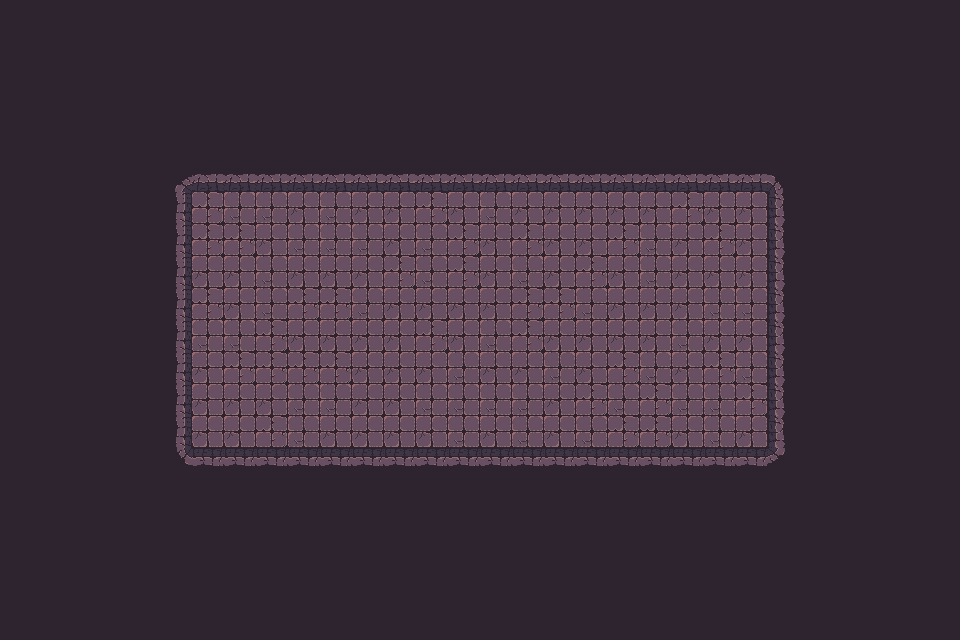

This is a level from a 2D game, rendered from its Tiled map with the project's own tilesets. A one-line summary and the complete map file follow:
An orthogonal 30x20 tile map with 32x32 px tiles, 1 tile layer (Tile layer 1), 2 tilesets and 57 objects.

<map version="1.10" tiledversion="1.11.2" orientation="orthogonal" renderorder="right-down" width="30" height="20" tilewidth="32" tileheight="32" infinite="0" nextlayerid="3" nextobjectid="1">
    <tileset firstgid="1" name="Town Tileset" tilewidth="32" tileheight="32" tilecount="64" columns="8">
        <image source="../../../tiles/World H Tileset.png" trans="ff00ff" width="256" height="256" />
        <tile id="4">
            <objectgroup draworder="index" id="2">
                <object id="1" x="0" y="0" width="32" height="32" />
            </objectgroup>
        </tile>
        <tile id="5">
            <objectgroup draworder="index" id="2">
                <object id="1" x="0" y="0" width="32" height="32" />
            </objectgroup>
        </tile>
        <tile id="6">
            <objectgroup draworder="index" id="2">
                <object id="1" x="0" y="0" width="32" height="32" />
            </objectgroup>
        </tile>
        <tile id="7">
            <objectgroup draworder="index" id="2">
                <object id="1" x="0" y="0" width="32" height="32" />
            </objectgroup>
        </tile>
        <tile id="8">
            <objectgroup draworder="index" id="2">
                <object id="1" x="0" y="0" width="32" height="32" />
            </objectgroup>
        </tile>
        <tile id="10">
            <objectgroup draworder="index" id="2">
                <object id="1" x="0" y="32" width="32" height="0" />
            </objectgroup>
        </tile>
        <tile id="11">
            <objectgroup draworder="index" id="2">
                <object id="1" x="0" y="32" width="32" height="0" />
                <object id="2" x="32" y="0" width="0" height="32" />
            </objectgroup>
        </tile>
        <tile id="12">
            <objectgroup draworder="index" id="2">
                <object id="1" x="32" y="0" width="0" height="32" />
            </objectgroup>
        </tile>
        <tile id="13">
            <objectgroup draworder="index" id="2">
                <object id="1" x="0" y="32" width="32" height="0" />
                <object id="2" x="0" y="32" width="32" height="0" />
                <object id="3" x="0" y="0" width="0" height="32" />
            </objectgroup>
        </tile>
        <tile id="14">
            <objectgroup draworder="index" id="2">
                <object id="1" x="0" y="0" width="0" height="32" />
            </objectgroup>
        </tile>
        <tile id="16">
            <objectgroup draworder="index" id="2">
                <object id="1" x="0" y="0" width="32" height="32" />
            </objectgroup>
        </tile>
        <tile id="24">
            <objectgroup draworder="index" id="2">
                <object id="1" x="0" y="0" width="32" height="32" />
            </objectgroup>
        </tile>
    </tileset>
    <tileset firstgid="65" name="Dungeon Crawler Tileset" tilewidth="32" tileheight="32" tilecount="100" columns="10">
        <image source="../../../tiles/Dungeon_Tile.png" trans="" width="320" height="320" />
        <tile id="2">
            <objectgroup draworder="index" id="2">
                <object id="1" x="0" y="0" width="32" height="32" />
            </objectgroup>
        </tile>
        <tile id="3">
            <objectgroup draworder="index" id="2">
                <object id="1" x="0" y="0" width="32" height="32" />
            </objectgroup>
        </tile>
        <tile id="4">
            <objectgroup draworder="index" id="2">
                <object id="1" x="0" y="0" width="32" height="32" />
            </objectgroup>
        </tile>
        <tile id="5">
            <objectgroup draworder="index" id="2">
                <object id="1" x="0" y="0" width="32" height="32" />
            </objectgroup>
        </tile>
        <tile id="6">
            <objectgroup draworder="index" id="2">
                <object id="1" x="0" y="0" width="32" height="32" />
            </objectgroup>
        </tile>
        <tile id="8">
            <objectgroup draworder="index" id="2">
                <object id="1" x="0" y="0" width="32" height="32" />
            </objectgroup>
        </tile>
        <tile id="12">
            <objectgroup draworder="index" id="2">
                <object id="1" x="0" y="0" width="32" height="32" />
            </objectgroup>
        </tile>
        <tile id="13">
            <objectgroup draworder="index" id="2">
                <object id="1" x="0" y="0" width="32" height="32" />
            </objectgroup>
        </tile>
        <tile id="14">
            <objectgroup draworder="index" id="2">
                <object id="1" x="0" y="0" width="32" height="32" />
            </objectgroup>
        </tile>
        <tile id="15">
            <objectgroup draworder="index" id="2">
                <object id="1" x="0" y="0" width="32" height="32" />
            </objectgroup>
        </tile>
        <tile id="16">
            <objectgroup draworder="index" id="2">
                <object id="1" x="0" y="0" width="32" height="32" />
            </objectgroup>
        </tile>
        <tile id="18">
            <objectgroup draworder="index" id="2">
                <object id="1" x="0" y="0" width="32" height="32" />
            </objectgroup>
        </tile>
        <tile id="22">
            <objectgroup draworder="index" id="2">
                <object id="1" x="0" y="0" width="32" height="32" />
            </objectgroup>
        </tile>
        <tile id="23">
            <objectgroup draworder="index" id="2">
                <object id="1" x="0" y="0" width="32" height="32" />
            </objectgroup>
        </tile>
        <tile id="24">
            <objectgroup draworder="index" id="2">
                <object id="1" x="0" y="0" width="32" height="32" />
            </objectgroup>
        </tile>
        <tile id="25">
            <objectgroup draworder="index" id="2">
                <object id="1" x="0" y="0" width="32" height="32" />
            </objectgroup>
        </tile>
        <tile id="26">
            <objectgroup draworder="index" id="2">
                <object id="1" x="0" y="0" width="32" height="32" />
            </objectgroup>
        </tile>
        <tile id="28">
            <objectgroup draworder="index" id="2">
                <object id="1" x="0" y="0" width="32" height="32" />
            </objectgroup>
        </tile>
        <tile id="32">
            <objectgroup draworder="index" id="2">
                <object id="1" x="0" y="0" width="32" height="32" />
            </objectgroup>
        </tile>
        <tile id="33">
            <objectgroup draworder="index" id="2">
                <object id="1" x="0" y="0" width="32" height="32" />
            </objectgroup>
        </tile>
        <tile id="34">
            <objectgroup draworder="index" id="2">
                <object id="1" x="0" y="0" width="32" height="32" />
            </objectgroup>
        </tile>
        <tile id="35">
            <objectgroup draworder="index" id="2">
                <object id="1" x="0" y="0" width="32" height="32" />
            </objectgroup>
        </tile>
        <tile id="36">
            <objectgroup draworder="index" id="2">
                <object id="1" x="0" y="0" width="32" height="32" />
            </objectgroup>
        </tile>
        <tile id="38">
            <objectgroup draworder="index" id="2">
                <object id="1" x="0" y="0" width="32" height="32" />
            </objectgroup>
        </tile>
        <tile id="42">
            <objectgroup draworder="index" id="2">
                <object id="1" x="0" y="0" width="32" height="32" />
            </objectgroup>
        </tile>
        <tile id="43">
            <objectgroup draworder="index" id="2">
                <object id="1" x="0" y="0" width="32" height="32" />
            </objectgroup>
        </tile>
        <tile id="44">
            <objectgroup draworder="index" id="2">
                <object id="1" x="0" y="0" width="32" height="32" />
            </objectgroup>
        </tile>
        <tile id="45">
            <objectgroup draworder="index" id="2">
                <object id="1" x="0" y="0" width="32" height="32" />
            </objectgroup>
        </tile>
        <tile id="46">
            <objectgroup draworder="index" id="2">
                <object id="1" x="0" y="0" width="32" height="32" />
            </objectgroup>
        </tile>
        <tile id="48">
            <objectgroup draworder="index" id="2">
                <object id="1" x="0" y="0" width="32" height="32" />
            </objectgroup>
        </tile>
        <tile id="52">
            <objectgroup draworder="index" id="2">
                <object id="1" x="0" y="0" width="32" height="32" />
            </objectgroup>
        </tile>
        <tile id="53">
            <objectgroup draworder="index" id="2">
                <object id="1" x="0" y="0" width="32" height="32" />
            </objectgroup>
        </tile>
        <tile id="54">
            <objectgroup draworder="index" id="2">
                <object id="1" x="0" y="0" width="32" height="32" />
            </objectgroup>
        </tile>
        <tile id="55">
            <objectgroup draworder="index" id="2">
                <object id="1" x="0" y="0" width="32" height="32" />
            </objectgroup>
        </tile>
        <tile id="56">
            <objectgroup draworder="index" id="2">
                <object id="1" x="0" y="0" width="32" height="32" />
            </objectgroup>
        </tile>
        <tile id="58">
            <objectgroup draworder="index" id="2">
                <object id="1" x="0" y="0" width="32" height="32" />
            </objectgroup>
        </tile>
        <tile id="62">
            <objectgroup draworder="index" id="2">
                <object id="1" x="0" y="0" width="32" height="32" />
            </objectgroup>
        </tile>
        <tile id="63">
            <objectgroup draworder="index" id="2">
                <object id="1" x="0" y="0" width="32" height="32" />
            </objectgroup>
        </tile>
        <tile id="64">
            <objectgroup draworder="index" id="2">
                <object id="1" x="0" y="0" width="32" height="32" />
            </objectgroup>
        </tile>
        <tile id="65">
            <objectgroup draworder="index" id="2">
                <object id="1" x="0" y="0" width="32" height="32" />
            </objectgroup>
        </tile>
        <tile id="66">
            <objectgroup draworder="index" id="2">
                <object id="1" x="0" y="0" width="32" height="32" />
            </objectgroup>
        </tile>
        <tile id="68">
            <objectgroup draworder="index" id="2">
                <object id="1" x="0" y="0" width="32" height="32" />
            </objectgroup>
        </tile>
    </tileset>
    <layer id="1" name="Tile layer 1" width="30" height="20">
        <data encoding="csv">
122,122,122,122,122,122,122,122,122,122,122,122,122,122,122,122,122,122,122,122,122,122,122,122,122,122,122,122,122,122,
122,122,122,122,122,122,122,122,122,122,122,122,122,122,122,122,122,122,122,122,122,122,122,122,122,122,122,122,122,122,
122,122,122,122,122,122,122,122,122,122,122,122,122,122,122,122,122,122,122,122,122,122,122,122,122,122,122,122,122,122,
122,122,122,122,122,122,122,122,122,122,122,122,122,122,122,122,122,122,122,122,122,122,122,122,122,122,122,122,122,122,
122,122,122,122,122,122,122,122,122,122,122,122,122,122,122,122,122,122,122,122,122,122,122,122,122,122,122,122,122,122,
122,122,122,122,122,67,68,68,68,68,68,68,68,68,68,68,68,68,68,68,68,68,68,68,69,122,122,122,122,122,
122,122,122,122,122,77,65,66,66,75,66,75,75,65,75,66,75,75,75,75,75,65,75,75,79,122,122,122,122,122,
122,122,122,122,122,77,65,65,75,66,66,66,75,66,65,75,65,75,75,65,66,75,65,75,79,122,122,122,122,122,
122,122,122,122,122,77,75,75,66,75,75,75,65,66,65,75,66,75,65,75,66,75,75,75,79,122,122,122,122,122,
122,122,122,122,122,77,65,75,66,65,65,66,75,75,75,75,65,65,66,75,75,75,66,66,79,122,122,122,122,122,
122,122,122,122,122,77,66,66,65,75,75,75,75,65,75,66,65,75,75,75,75,66,75,75,79,122,122,122,122,122,
122,122,122,122,122,77,75,65,65,65,65,75,75,75,66,75,75,66,75,65,66,75,65,66,79,122,122,122,122,122,
122,122,122,122,122,77,75,75,75,66,66,75,75,66,66,66,66,75,65,66,65,66,66,65,79,122,122,122,122,122,
122,122,122,122,122,77,75,75,65,66,75,75,75,75,66,75,66,75,66,65,65,75,66,75,79,122,122,122,122,122,
122,122,122,122,122,87,88,88,88,88,88,88,88,88,88,88,88,88,88,88,88,88,88,88,89,122,122,122,122,122,
122,122,122,122,122,122,122,122,122,122,122,122,122,122,122,122,122,122,122,122,122,122,122,122,122,122,122,122,122,122,
122,122,122,122,122,122,122,122,122,122,122,122,122,122,122,122,122,122,122,122,122,122,122,122,122,122,122,122,122,122,
122,122,122,122,122,122,122,122,122,122,122,122,122,122,122,122,122,122,122,122,122,122,122,122,122,122,122,122,122,122,
122,122,122,122,122,122,122,122,122,122,122,122,122,122,122,122,122,122,122,122,122,122,122,122,122,122,122,122,122,122,
122,122,122,122,122,122,122,122,122,122,122,122,122,122,122,122,122,122,122,122,122,122,122,122,122,122,122,122,122,122
        </data>
    </layer>
</map>
